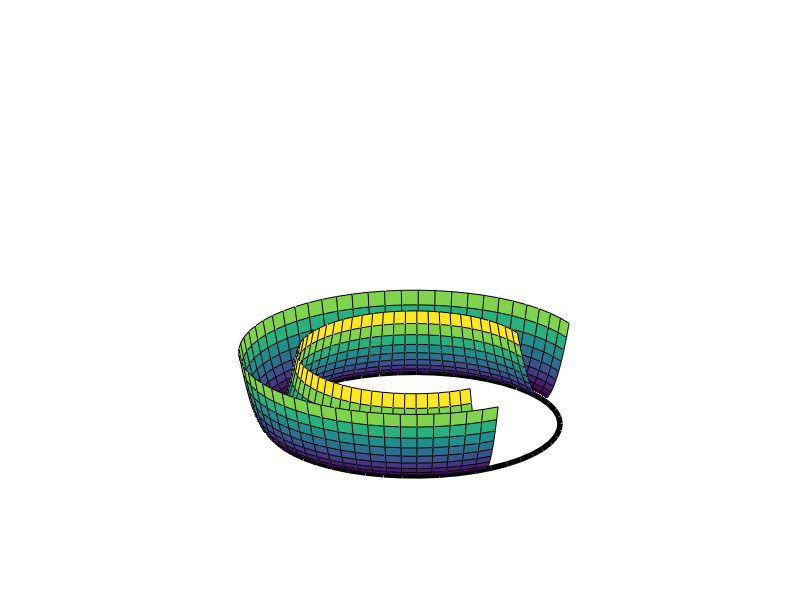

This figure's MATLAB source: (Note: this script raises an error after producing the figure.)
function limitCycleLyapunovCartoon

clf; hold on;

[Theta,R] = meshgrid(linspace(3*pi/4-.5,2*pi+.3,50),.8:.02:1.2);
%[Theta,R] = meshgrid(linspace(0,2*pi,50),.8:.02:1.2);
V = (R-1).^2;

th = linspace(0,2*pi,50);
plot(sin(th),cos(th),'k','LineWidth',4);
surf(R.*sin(Theta),R.*cos(Theta),V);
axis([-1.5,1.5,-1.5,1.5,0,.15]);
axis off;
view(45,30);
h=addXYAxis; set(h,'Marker','none');
line([0 0],[0 0],[-.1,.12],'Color',[0 0 0]);
text(1.6,0,0,'$x_1$','Interpreter','latex','FontSize',18)
text(0,1.6,0,'$x_2$','Interpreter','latex','FontSize',18)
text(.1,0,.11,'$V(x)$','Interpreter','latex','FontSize',18)


colormap('summer');
export2svg(mfilename);
